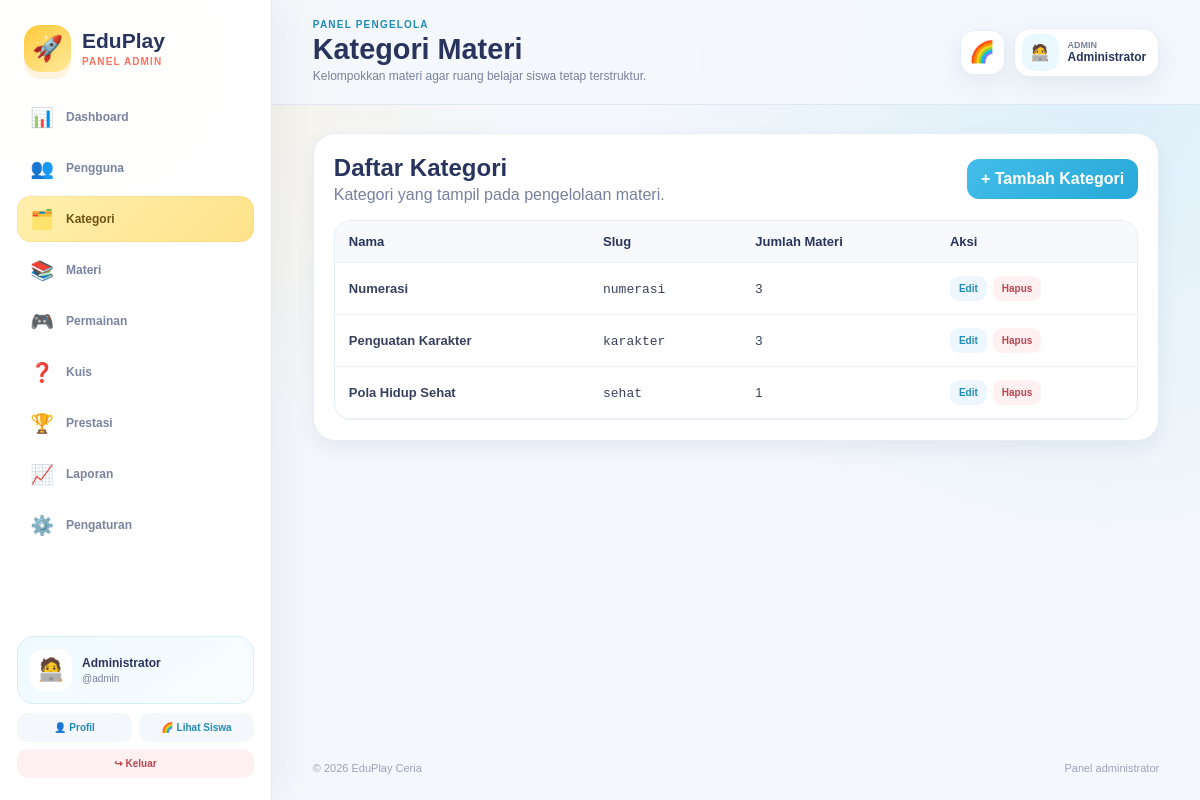
/admin/kategori/index.php (signed in), run on the app's committed database.
### tables this page shows
CREATE TABLE kategori_materi(id INT AUTO_INCREMENT PRIMARY KEY,nama VARCHAR(100) NOT NULL,slug VARCHAR(120) UNIQUE NOT NULL);

### config/helper.php (called while the page is built, shortened)
<?php
function e(mixed $value): string { return htmlspecialchars((string)($value ?? ''), ENT_QUOTES, 'UTF-8'); }
function url(string $path=''): string { return BASE_URL . '/' . ltrim($path, '/'); }

### admin/kategori/index.php (the view)
<?php
require_once __DIR__.'/../../config/auth.php';require_once __DIR__.'/../../config/database.php';require_once __DIR__.'/../../config/helper.php';require_admin();$pdo=db();$rows=[];if($pdo){$rows=$pdo->query('SELECT k.id,k.nama,k.slug,COUNT(m.id) total_materi FROM kategori_materi k LEFT JOIN materi m ON m.kategori_id=k.id GROUP BY k.id ORDER BY k.nama')->fetchAll();}
$adminPageTitle='Kategori Materi';$adminPageDescription='Kelompokkan materi agar ruang belajar siswa tetap terstruktur.';$adminActive='kategori';include __DIR__.'/../../includes/admin_header.php';
?>
<section class="admin-card"><div class="admin-toolbar"><div><h2 style="margin:0">Daftar Kategori</h2><p class="muted" style="margin:4px 0 0">Kategori yang tampil pada pengelolaan materi.</p></div><a class="btn" href="<?=url('admin/kategori/tambah.php')?>">+ Tambah Kategori</a></div><?php if($rows):?><div class="admin-table-wrap"><table><thead><tr><th>Nama</th><th>Slug</th><th>Jumlah Materi</th><th>Aksi</th></tr></thead><tbody><?php foreach($rows as $r):?><tr><td><strong><?=e($r['nama'])?></strong></td><td><code><?=e($r['slug'])?></code></td><td><?= (int)$r['total_materi'] ?></td><td><div class="table-actions"><a href="<?=url('admin/kategori/edit.php?id='.$r['id'])?>">Edit</a><form class="inline-form" method="post" action="<?=url('admin/kategori/hapus.php')?>" onsubmit="return confirm('Hapus kategori ini? Materi akan menjadi tanpa kategori.')"><?=csrf_field()?><input type="hidden" name="id" value="<?=$r['id']?>"><button class="danger">Hapus</button></form></div></td></tr><?php endforeach;?></tbody></table></div><?php else:?><div class="admin-empty"><span>🗂️</span><strong>Belum ada kategori</strong><small>Tambahkan kategori pertama.</small></div><?php endif;?></section>
<?php include __DIR__.'/../../includes/admin_footer.php'; ?>

### assets/css/style.css (style rules this page uses)
:root { --sun:#ffca3a; --sun-deep:#f5a623; --coral:#ff705d; --sky:#42bde8; --sky-deep:#218cb6; --mint:#4fd2a2; --mint-deep:#249872; --violet:#8b7cf6; --navy:#28345d; --ink:#38405f; --muted:#77809d; --paper:#ffffff; --canvas:#f5f9ff; --canvas-warm:#fff9e9; --line:#e6edf8; --danger:#ef5b67; --success:#34b27b; --shadow-sm:0 8px 20px rgba(51,72,116,.08); --shadow:0 18px 45px rgba(51,72,116,.13); --shadow-pop:0 14px 0 rgba(42,52,93,.05),0 22px 50px rgba(51,72,116,.16); --radius-sm:14px; --radius:22px; --radius-lg:32px; --sidebar:260px; font-family:"Nunito","Arial Rounded MT Bold","Trebuchet MS",Arial,sans-serif; }
* { box-sizing:border-box }
html { scroll-behavior:smooth;background:var(--canvas) }
body { margin:0;color:var(--ink);background: radial-gradient(circle at 5% 5%,rgba(255,202,58,.18),transparent 24rem), radial-gradient(circle at 95% 12%,rgba(66,189,232,.16),transparent 28rem), var(--canvas);min-height:100vh }
a { color:inherit }
button,input,textarea,select { font:inherit }
button,a { -webkit-tap-highlight-color:transparent }
.muted { color:var(--muted)!important;font-family:Arial,sans-serif }
.big-btn,.action-btn,.btn { display:inline-flex;align-items:center;justify-content:center;gap:8px;min-height:48px;border:0;border-radius:16px;padding:11px 18px;text-align:center;text-decoration:none;font-weight:900;cursor:pointer;transition:.17s transform,.17s filter,.17s box-shadow }
.big-btn.blue,.btn { background:linear-gradient(135deg,var(--sky),#28a9d8);color:#fff }
.btn { min-height:40px;border-radius:12px;padding:9px 14px }
table { border-collapse:collapse;width:100%;font:13px Arial,sans-serif }
th,td { padding:13px 14px;border-bottom:1px solid #edf1f6;text-align:left;white-space:nowrap }
th { color:var(--navy);background:#f8faff;font-weight:900 }

### assets/css/admin.css (style rules this page uses)
:root { --admin-sidebar:272px }
.admin-body { background:radial-gradient(circle at 8% 8%,rgba(255,202,58,.14),transparent 27rem),radial-gradient(circle at 92% 12%,rgba(66,189,232,.13),transparent 30rem),#f4f7fc }
.admin-toolbar { display:flex;align-items:center;justify-content:space-between;gap:14px;flex-wrap:wrap;margin-bottom:16px }
.admin-card { background:#fff;border:1px solid var(--line);border-radius:22px;padding:20px;box-shadow:var(--shadow-sm) }
.admin-card h2,.admin-card h3 { margin:0;color:var(--navy) }
.admin-table-wrap { overflow:auto;border:1px solid var(--line);border-radius:17px }
.admin-table-wrap table { min-width:720px }
.admin-table-wrap th { background:#f7f9fd }
.admin-table-wrap td { vertical-align:middle }
.table-actions { display:flex;gap:6px;flex-wrap:wrap }
.table-actions a,.table-actions button { border:0;padding:7px 9px;border-radius:9px;background:#eef6ff;color:var(--sky-deep);text-decoration:none;font:900 10px Arial,sans-serif;cursor:pointer }
.table-actions .danger { background:#fff0f1;color:#bd4550 }
.inline-form { display:inline }

### data on the page
kategori_materi: nama "Numerasi", slug "numerasi", total_materi "3"
kategori_materi: nama "Penguatan Karakter", slug "karakter", total_materi "3"
kategori_materi: nama "Pola Hidup Sehat", slug "sehat", total_materi "1"

### other printed values
$icon "📊"
$label "Dashboard"
$icon "👥"
$label "Pengguna"
$icon "🗂️"
$label "Kategori"
$icon "📚"
$label "Materi"
$icon "🎮"
$label "Permainan"
$icon "❓"
$label "Kuis"
$icon "🏆"
$label "Prestasi"
$icon "📈"
